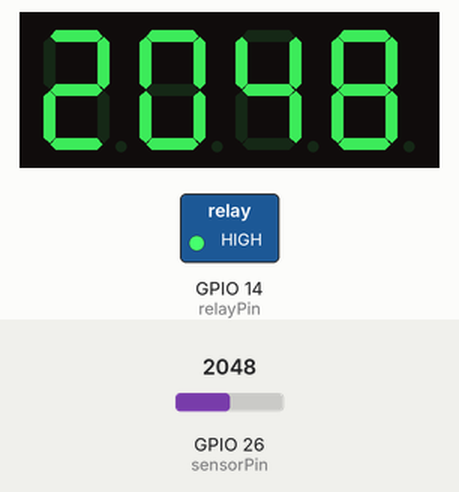
Simulated run of this sketch. Board: ESP32. Parts: 4-digit seven-segment display, switched loads named in the sketch (green lamp = pin HIGH). Dashed ring = blinking. Inputs (shaded band) come from the test bench; at power-on: GPIO 26 (sensorPin) = 2048. Nothing arrives over Bluetooth unless stated; a phone connects over Bluetooth LE 3 s after start; what the sketch prints to the serial monitor is not drawn.

Above: at 2.8 s.
2.9 s: GPIO 26 (sensorPin) set to 2437
At 5.1 s:
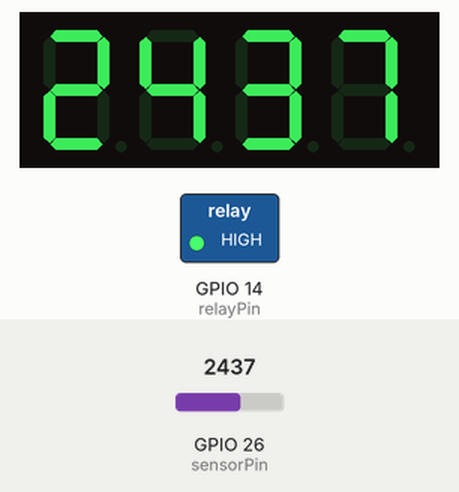
5.6 s: GPIO 26 (sensorPin) set to 2558
At 7.5 s:
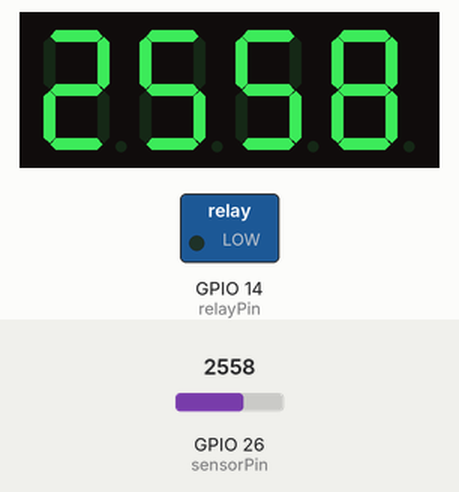
8.3 s: GPIO 26 (sensorPin) set to 2460
At 11.1 s:
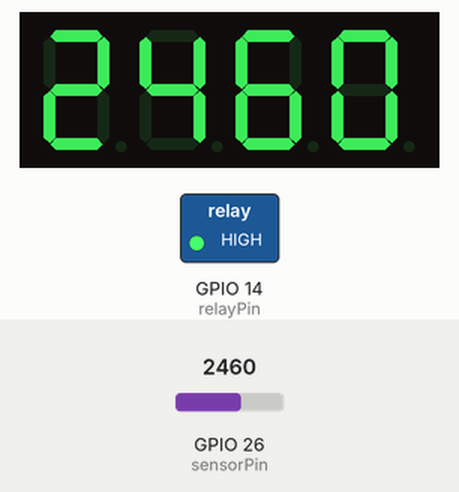
Timing chart, 0 to 17.6 s (numbered marks = the images above; inputs shaded):
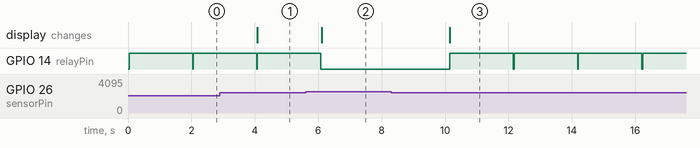

The sketch:

ESP32-Code.ino
```cpp
#include <BLEDevice.h>
#include <BLEUtils.h>
#include <BLEServer.h>
#include "TM1637.h"

// See the following for generating UUIDs:
// https://www.uuidgenerator.net/

#define SERVICE_UUID "9ee426ae-b884-497d-92a9-248c6b02c079"
#define CHARACTERISTIC_UUID_MOISTURE "e1d17504-e068-4386-ab40-9a94bff5a960"
#define CHARACTERISTIC_UUID_MINMOISTURE "329eccd3-3cb6-4838-8ded-faa81ec07445"
int  CLK = 16;
int DIO = 17;
int sensorPin = 26;
int sensorValue = 0;
int relayPin = 14;
char arr[4];
TM1637 tm(CLK, DIO);
int minValue = 2500;
std::string input;
bool deviceConnected = false;
BLECharacteristic* MoistureCharacteristic;
BLECharacteristic* MinMoistureCharacteristic;

class MyServerCallbacks: public BLEServerCallbacks {
    void onConnect(BLEServer* pServer) {
      deviceConnected = true;
    };

    void onDisconnect(BLEServer* pServer) {
      deviceConnected = false;
    }
};


void setup() {
  Serial.begin(115200);
  Serial.println("Starting BLE work!");

  tm.init();
  tm.set(7);

  // initialize digital pin LED_BUILTIN as an output.
  pinMode(14, OUTPUT);


  BLEDevice::init("MoistureSensorLucas");
  BLEServer *pServer = BLEDevice::createServer();
  pServer->setCallbacks(new MyServerCallbacks());

  BLEService *pService = pServer->createService(SERVICE_UUID);
  MoistureCharacteristic = pService->createCharacteristic(
                             CHARACTERISTIC_UUID_MOISTURE,
                             BLECharacteristic::PROPERTY_READ
                           );

  MinMoistureCharacteristic = pService->createCharacteristic(
                                CHARACTERISTIC_UUID_MINMOISTURE,
                                BLECharacteristic::PROPERTY_READ |
                                BLECharacteristic::PROPERTY_WRITE

                              );
  MinMoistureCharacteristic->setValue("2500");


  pService->start();
  // BLEAdvertising *pAdvertising = pServer->getAdvertising();  // this still is working for backward compatibility
  BLEAdvertising *pAdvertising = BLEDevice::getAdvertising();
  pAdvertising->addServiceUUID(SERVICE_UUID);
  pAdvertising->setScanResponse(true);
  pAdvertising->setMinPreferred(0x06);  // functions that help with iPhone connections issue
  pAdvertising->setMinPreferred(0x12);
  BLEDevice::startAdvertising();
  Serial.println("Characteristic defined! Now you can read it in your phone!");
}

void loop() {
  digitalWrite(relayPin, LOW);
  int txValue = analogRead(sensorPin);

  MoistureCharacteristic->setValue(txValue);
  input = MinMoistureCharacteristic->getValue();
  strcpy(arr, input.c_str());


  minValue = atoi(arr);


  tm.display(3, txValue % 10);
  tm.display(2, txValue / 10 % 10 );
  tm.display(1, txValue / 100 % 10);
  tm.display(0, txValue / 1000 % 10);


  if (txValue < minValue) {
    digitalWrite(relayPin, HIGH);

  }

  // put your main code here, to run repeatedly:
  delay(2000);
}
```

Measured:
- the behaviour switches between 2499 and 2500 on GPIO 26 (sensorPin) (found by bisection; images 1 and 2)
- after the input at 2.9 s, the display: changes after 1.2 s (image 1)
- after the input at 5.6 s, GPIO 14 (relayPin): goes on until 6.1 s, then stays LOW; the display: changes after 0.51 s (image 2)
- after the input at 8.3 s, GPIO 14 (relayPin): alternates HIGH for 2.0 s and LOW for 0.02 s, starting after 1.9 s; the display: changes after 1.9 s (image 3)
